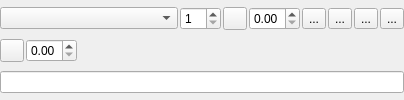
<?xml version="1.0" encoding="UTF-8"?>
<ui version="4.0">
 <class>FontPropertyWidget</class>
 <widget class="QWidget" name="FontPropertyWidget">
  <property name="geometry">
   <rect>
    <x>0</x>
    <y>0</y>
    <width>404</width>
    <height>100</height>
   </rect>
  </property>
  <property name="windowTitle">
   <string>Form</string>
  </property>
  <layout class="QVBoxLayout" name="verticalLayout">
   <property name="spacing">
    <number>2</number>
   </property>
   <property name="leftMargin">
    <number>0</number>
   </property>
   <property name="topMargin">
    <number>0</number>
   </property>
   <property name="rightMargin">
    <number>0</number>
   </property>
   <property name="bottomMargin">
    <number>0</number>
   </property>
   <item>
    <layout class="QHBoxLayout" name="mainLayout" stretch="1,0,0,0,0,0,0,0">
     <property name="spacing">
      <number>2</number>
     </property>
     <item>
      <widget class="QComboBox" name="FontFamily">
       <property name="toolTip">
        <string>Select font</string>
       </property>
       <property name="sizeAdjustPolicy">
        <enum>QComboBox::AdjustToContents</enum>
       </property>
       <property name="minimumContentsLength">
        <number>2</number>
       </property>
      </widget>
     </item>
     <item>
      <widget class="QSpinBox" name="FontSize">
       <property name="toolTip">
        <string>Set font size</string>
       </property>
       <property name="minimum">
        <number>1</number>
       </property>
      </widget>
     </item>
     <item>
      <widget class="pqColorChooserButtonWithPalettes" name="FontColor">
       <property name="toolTip">
        <string>Set font color</string>
       </property>
       <property name="text">
        <string/>
       </property>
      </widget>
     </item>
     <item>
      <widget class="QDoubleSpinBox" name="Opacity">
       <property name="toolTip">
        <string>Set font opacity</string>
       </property>
       <property name="maximum">
        <double>1.000000000000000</double>
       </property>
       <property name="singleStep">
        <double>0.100000000000000</double>
       </property>
      </widget>
     </item>
     <item>
      <widget class="QToolButton" name="Bold">
       <property name="toolTip">
        <string>Bold</string>
       </property>
       <property name="text">
        <string>...</string>
       </property>
       <property name="icon">
        <iconset resource="../../../Components/Resources/pqComponents.qrc">
         <normaloff>:/pqWidgets/Icons/pqBold24.png</normaloff>:/pqWidgets/Icons/pqBold24.png</iconset>
       </property>
       <property name="checkable">
        <bool>true</bool>
       </property>
      </widget>
     </item>
     <item>
      <widget class="QToolButton" name="Italics">
       <property name="toolTip">
        <string>Italics</string>
       </property>
       <property name="text">
        <string>...</string>
       </property>
       <property name="icon">
        <iconset resource="../../../Components/Resources/pqComponents.qrc">
         <normaloff>:/pqWidgets/Icons/pqItalics24.png</normaloff>:/pqWidgets/Icons/pqItalics24.png</iconset>
       </property>
       <property name="checkable">
        <bool>true</bool>
       </property>
      </widget>
     </item>
     <item>
      <widget class="QToolButton" name="Shadow">
       <property name="toolTip">
        <string>Shadow</string>
       </property>
       <property name="text">
        <string>...</string>
       </property>
       <property name="icon">
        <iconset resource="../../../Components/Resources/pqComponents.qrc">
         <normaloff>:/pqWidgets/Icons/pqShadow24.png</normaloff>:/pqWidgets/Icons/pqShadow24.png</iconset>
       </property>
       <property name="checkable">
        <bool>true</bool>
       </property>
      </widget>
     </item>
     <item>
      <widget class="QToolButton" name="Justification">
       <property name="text">
        <string>...</string>
       </property>
       <property name="popupMode">
        <enum>QToolButton::InstantPopup</enum>
       </property>
      </widget>
     </item>
    </layout>
   </item>
   <item>
    <layout class="QHBoxLayout" name="SecondLayout" stretch="1,0,0">
     <property name="spacing">
      <number>2</number>
     </property>
     <item>
      <widget class="pqColorChooserButtonWithPalettes" name="BackgroundColor">
       <property name="toolTip">
        <string>Set background color</string>
       </property>
       <property name="text">
        <string/>
       </property>
      </widget>
     </item>
     <item>
      <widget class="QDoubleSpinBox" name="BackgroundOpacity">
       <property name="toolTip">
        <string>Set background opacity</string>
       </property>
       <property name="maximum">
        <double>1.000000000000000</double>
       </property>
       <property name="singleStep">
        <double>0.100000000000000</double>
       </property>
      </widget>
     </item>
     <item>
      <spacer name="horizontalSpacer">
       <property name="orientation">
        <enum>Qt::Horizontal</enum>
       </property>
       <property name="sizeHint" stdset="0">
        <size>
         <width>40</width>
         <height>20</height>
        </size>
       </property>
      </spacer>
     </item>
    </layout>
   </item>
   <item>
    <widget class="pqFileChooserWidget" name="FontFile">
     <property name="sizePolicy">
      <sizepolicy hsizetype="Expanding" vsizetype="Fixed">
       <horstretch>1</horstretch>
       <verstretch>0</verstretch>
      </sizepolicy>
     </property>
     <property name="toolTip">
      <string>Specify the path to a TTF file here.</string>
     </property>
    </widget>
   </item>
  </layout>
 </widget>
 <customwidgets>
  <customwidget>
   <class>pqColorChooserButtonWithPalettes</class>
   <extends>QToolButton</extends>
   <header>pqColorChooserButtonWithPalettes.h</header>
   <container>1</container>
  </customwidget>
  <customwidget>
   <class>pqFileChooserWidget</class>
   <extends>QLineEdit</extends>
   <header>pqFileChooserWidget.h</header>
  </customwidget>
 </customwidgets>
 <resources>
  <include location="../../../Components/Resources/pqComponents.qrc"/>
 </resources>
 <connections/>
</ui>
